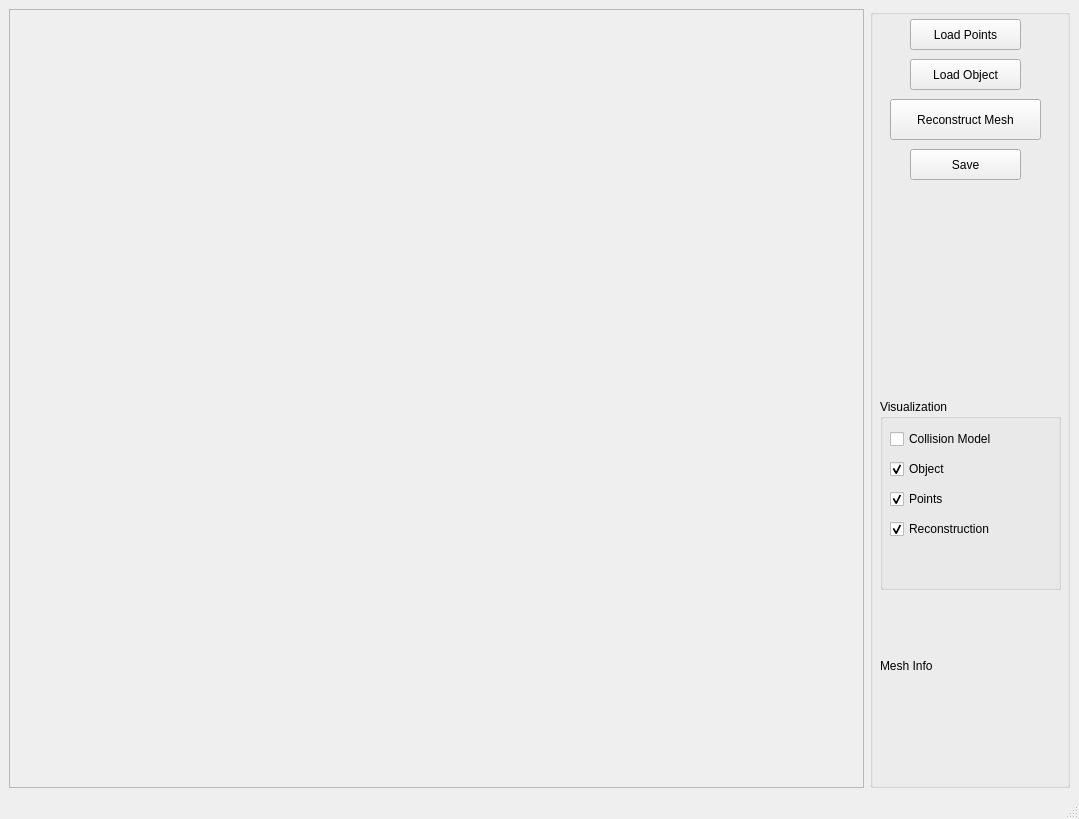
<?xml version="1.0" encoding="UTF-8"?>
<ui version="4.0">
 <class>MeshReconstruction</class>
 <widget class="QMainWindow" name="MeshReconstruction">
  <property name="geometry">
   <rect>
    <x>0</x>
    <y>0</y>
    <width>1079</width>
    <height>819</height>
   </rect>
  </property>
  <property name="windowTitle">
   <string>Simox - MeshReconstruction</string>
  </property>
  <widget class="QWidget" name="centralwidget">
   <layout class="QGridLayout" name="gridLayout">
    <item row="0" column="0">
     <widget class="QFrame" name="frameViewer">
      <property name="frameShape">
       <enum>QFrame::StyledPanel</enum>
      </property>
      <property name="frameShadow">
       <enum>QFrame::Raised</enum>
      </property>
     </widget>
    </item>
    <item row="0" column="1">
     <widget class="QGroupBox" name="groupBox">
      <property name="maximumSize">
       <size>
        <width>200</width>
        <height>16777215</height>
       </size>
      </property>
      <property name="title">
       <string/>
      </property>
      <widget class="QPushButton" name="pushButtonLoadPoints">
       <property name="geometry">
        <rect>
         <x>40</x>
         <y>10</y>
         <width>111</width>
         <height>31</height>
        </rect>
       </property>
       <property name="text">
        <string>Load Points</string>
       </property>
      </widget>
      <widget class="QPushButton" name="pushButtonLoadObject">
       <property name="geometry">
        <rect>
         <x>40</x>
         <y>50</y>
         <width>111</width>
         <height>31</height>
        </rect>
       </property>
       <property name="text">
        <string>Load Object</string>
       </property>
      </widget>
      <widget class="QLabel" name="labelInfo">
       <property name="geometry">
        <rect>
         <x>10</x>
         <y>650</y>
         <width>171</width>
         <height>81</height>
        </rect>
       </property>
       <property name="text">
        <string>Mesh Info</string>
       </property>
       <property name="alignment">
        <set>Qt::AlignLeading|Qt::AlignLeft|Qt::AlignTop</set>
       </property>
      </widget>
      <widget class="QGroupBox" name="groupBoxVisualization">
       <property name="geometry">
        <rect>
         <x>10</x>
         <y>390</y>
         <width>181</width>
         <height>191</height>
        </rect>
       </property>
       <property name="title">
        <string>Visualization</string>
       </property>
       <widget class="QCheckBox" name="checkBoxColModel">
        <property name="geometry">
         <rect>
          <x>10</x>
          <y>30</y>
          <width>161</width>
          <height>20</height>
         </rect>
        </property>
        <property name="text">
         <string>Collision Model</string>
        </property>
       </widget>
       <widget class="QCheckBox" name="checkBoxObject">
        <property name="geometry">
         <rect>
          <x>10</x>
          <y>60</y>
          <width>161</width>
          <height>20</height>
         </rect>
        </property>
        <property name="text">
         <string>Object</string>
        </property>
        <property name="checked">
         <bool>true</bool>
        </property>
       </widget>
       <widget class="QCheckBox" name="checkBoxPoints">
        <property name="geometry">
         <rect>
          <x>10</x>
          <y>90</y>
          <width>161</width>
          <height>20</height>
         </rect>
        </property>
        <property name="text">
         <string>Points</string>
        </property>
        <property name="checked">
         <bool>true</bool>
        </property>
       </widget>
       <widget class="QCheckBox" name="checkBoxReconstruction">
        <property name="geometry">
         <rect>
          <x>10</x>
          <y>120</y>
          <width>161</width>
          <height>20</height>
         </rect>
        </property>
        <property name="text">
         <string>Reconstruction</string>
        </property>
        <property name="checked">
         <bool>true</bool>
        </property>
       </widget>
      </widget>
      <widget class="QPushButton" name="pushButtonReconstruct">
       <property name="geometry">
        <rect>
         <x>20</x>
         <y>90</y>
         <width>151</width>
         <height>41</height>
        </rect>
       </property>
       <property name="text">
        <string>Reconstruct Mesh</string>
       </property>
      </widget>
      <widget class="QPushButton" name="pushButtonSave">
       <property name="geometry">
        <rect>
         <x>40</x>
         <y>140</y>
         <width>111</width>
         <height>31</height>
        </rect>
       </property>
       <property name="text">
        <string>Save</string>
       </property>
      </widget>
     </widget>
    </item>
   </layout>
  </widget>
  <widget class="QMenuBar" name="menubar">
   <property name="geometry">
    <rect>
     <x>0</x>
     <y>0</y>
     <width>1079</width>
     <height>25</height>
    </rect>
   </property>
  </widget>
  <widget class="QStatusBar" name="statusbar"/>
 </widget>
 <resources/>
 <connections/>
</ui>
